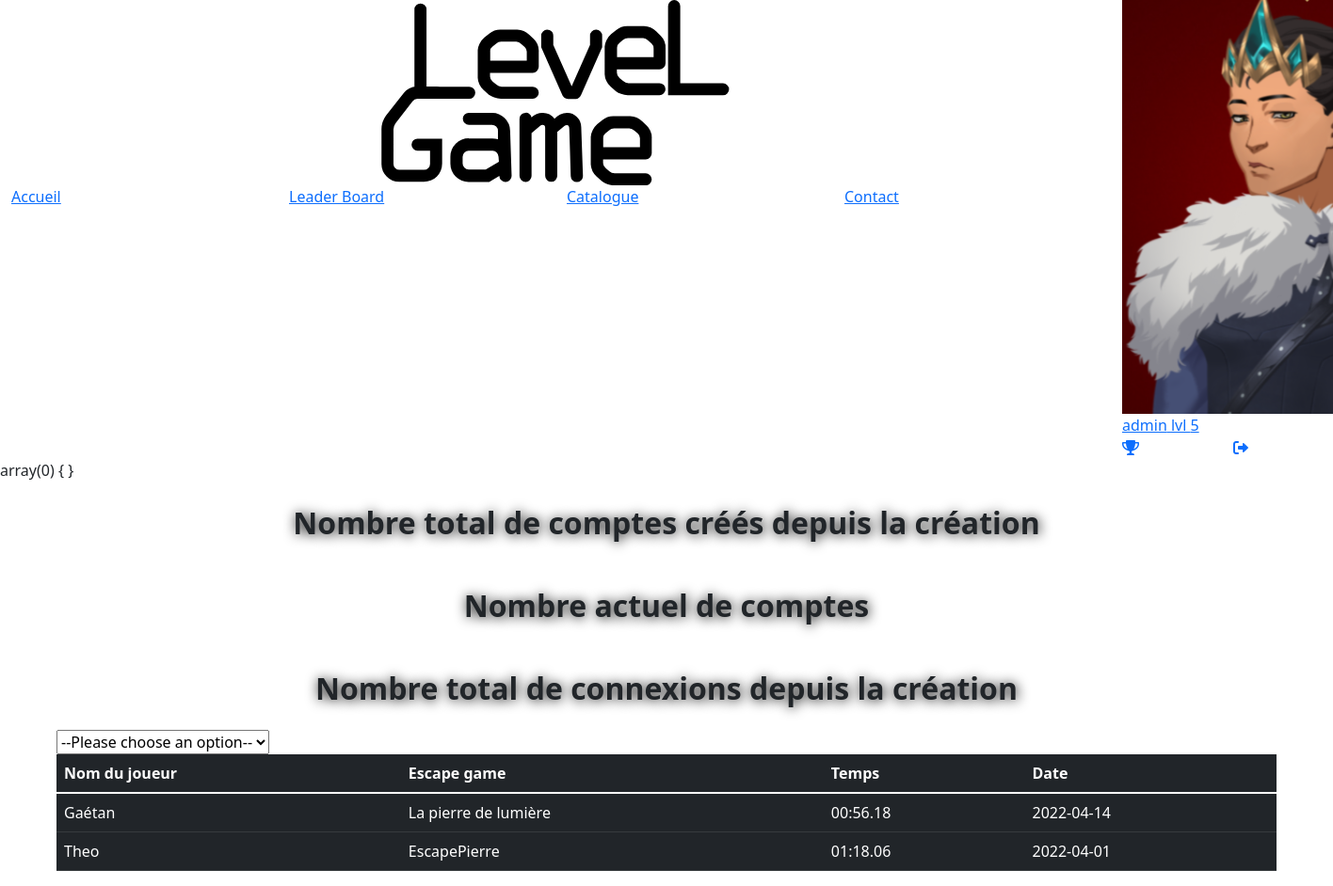
Page /?p=leaderboard (signed in) on the earlier database version.
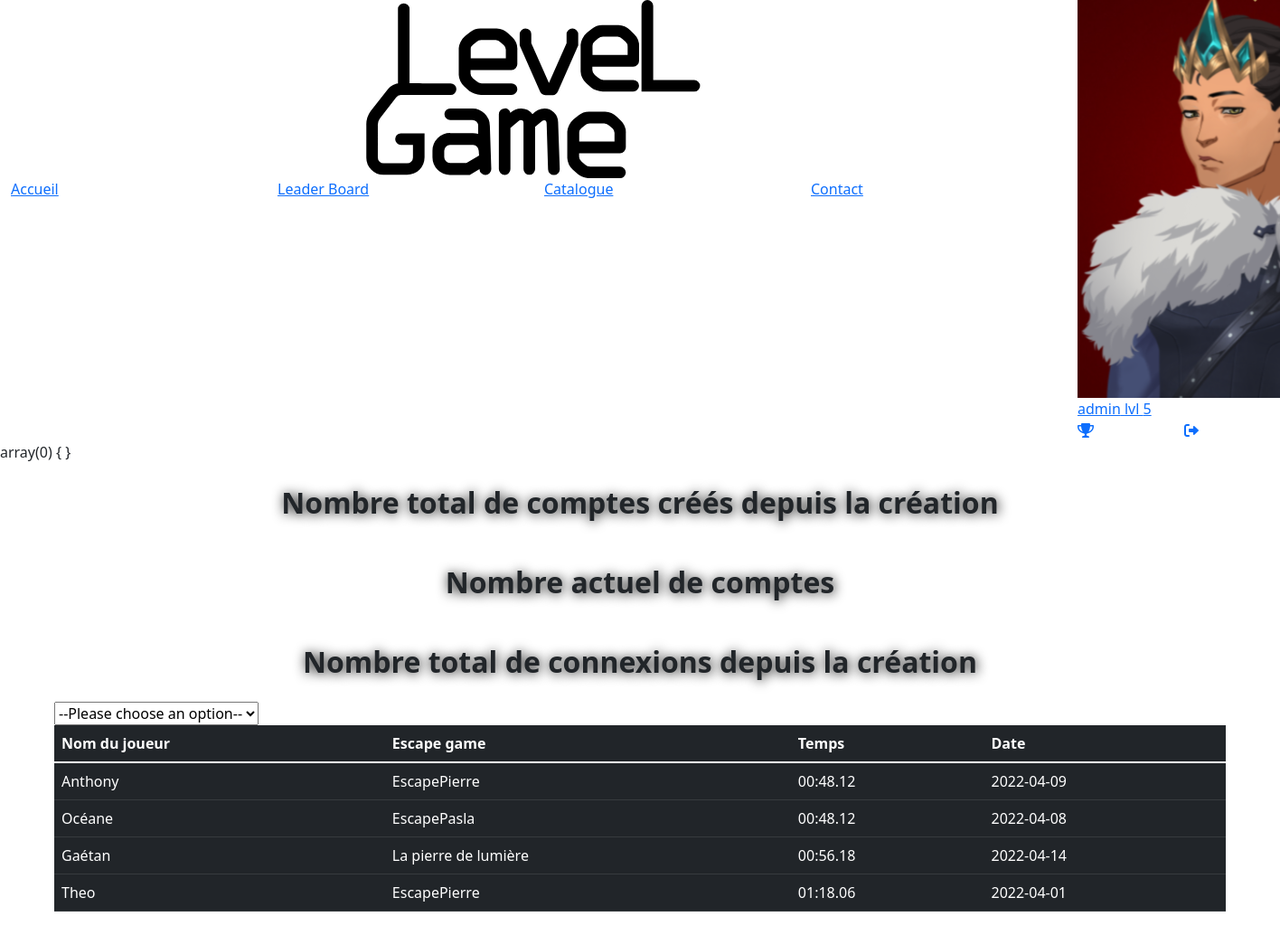
Same page on the later database version.
### tables this page shows
CREATE TABLE IF NOT EXISTS `user` (
  `idUser` int(11) NOT NULL AUTO_INCREMENT,
  `nom` varchar(47) NOT NULL,
  `email` varchar(100) NOT NULL,
  `mdp` varchar(30) NOT NULL,
  `niveau` int(11) NOT NULL,
  `adresse` varchar(60) NOT NULL,
  `cp` int(11) NOT NULL,
  `ville` varchar(60) NOT NULL,
  `admin` tinyint(1) DEFAULT NULL,
  PRIMARY KEY (`idUser`),
  KEY `niveau` (`niveau`) USING BTREE
);

CREATE TABLE IF NOT EXISTS `jouer` (
  `idUser` int(11) DEFAULT NULL,
  `idEscape` int(11) DEFAULT NULL,
  `date` date NOT NULL,
  `temps` varchar(10) NOT NULL,
  `note` int(5) DEFAULT NULL,
  `message` varchar(100) DEFAULT NULL,
  KEY `idUser` (`idUser`),
  KEY `idEscape` (`idEscape`)
);

CREATE TABLE IF NOT EXISTS `escapegame` (
  `idEscape` int(11) NOT NULL AUTO_INCREMENT,
  `nom` varchar(50) NOT NULL,
  `niveau` int(11) NOT NULL,
  `idType` int(11) NOT NULL,
  `adresse` varchar(60) NOT NULL,
  `cp` int(11) NOT NULL,
  `ville` varchar(60) NOT NULL,
  `description` text,
  PRIMARY KEY (`idEscape`),
  KEY `idType` (`idType`),
  KEY `niveau` (`niveau`)
);

### public/index.php (called while the page is built, shortened)
<?php
require_once "../src/core/rooter.php";
require "views/layout.php";
?>

### src/models/entity/User.php (called while the page is built, shortened)
<?php
class User{
    protected $nom;
    protected $niveau;
    public function getNom()
    {
        return $this->nom;
    }
    public function setNom($nom)
    {
        $this->nom = $nom;
        return $this;
    }
    public function getNiveau()
    {
        return $this->niveau;
    }
    public function setNiveau($niveau)
    {
        $this->niveau = $niveau;
        return $this;
    }
}
?>

### src/models/BddConnection.php (called while the page is built, shortened)
<?php
class BddConnection{
	protected $serveur = "localhost";
	protected $bdd 	= "blocb";
	protected $user = "root";
	protected $password = "";
	protected function getconnect(){
		try{
			$db = new PDO("mysql:host=$this->serveur;dbname=$this->bdd;charset=utf8",$this->user,$this->password);
			return $db;
		}
		catch(PDOException $erreur){
		return "Erreur : ". $erreur->getMessage();
		}
	}
	public function specifique($table,$champ,$id){
		$db = $this->getconnect();
		$sql = "SELECT * FROM $table WHERE $champ = :id";
		$rst = $db->prepare($sql);
		$rst->execute([":id" => $id]);
		return  $rst->fetchAll(PDO::FETCH_ASSOC);
	}
	public function createLeaderboard($filtre){
		$db = $this->getconnect();
		if($filtre == ""){
			$sql = "SELECT user.nom as nomuser,escapegame.nom as nomescape,jouer.temps,jouer.date
			FROM `jouer`
			INNER JOIN `escapegame` ON jouer.idEscape =escapegame.idEscape
			INNER JOIN `user` ON jouer.idUser = user.idUser
			ORDER BY jouer.temps;";
		}
		$rst = $db->prepare($sql);
		$rst->execute();
		return  $rst->fetchAll(PDO::FETCH_ASSOC);
	}
}
?>

### src/models/repository/JouerRepo.php (called while the page is built, shortened)
<?php
class JouerRepo extends BddConnection{
    public function StatsAll($filtre = ""){
        return $this->createLeaderboard($filtre);
    }
}
?>

### src/models/entity/Escapegame.php (called while the page is built, shortened)
<?php
class Escapegame{
    protected $nom;
    public function getNom()
    {
        return $this->nom;
    }
    public function setNom($nom)
    {
        $this->nom = $nom;
        return $this;
    }
}
?>

### src/models/entity/Jouer.php (called while the page is built, shortened)
<?php
class Jouer{
   protected $date;
   protected $temps;
   public function getDate()
   {
      return $this->date;
   }
   public function setDate($date)
   {
      $this->date = $date;
      return $this;
   }
   public function getTemps()
   {
      return $this->temps;
   }
   public function setTemps($temps)
   {
      $this->temps = $temps;
      return $this;
   }
}

### src/models/repository/UserRepo.php (called while the page is built, shortened)
<?php
class UserRepo extends BddConnection{
    protected $dataUserSelected;
    protected function getUserByChamp($typeChamp, $valueToSearch){
        return $this->specifique("user", $typeChamp, $valueToSearch);
    }
   public function setUserByChamp($champ , $nomChamp ){
       $tab = $this->getUserByChamp($champ , $nomChamp);
       $this->dataUserSelected = new User();
       $this->dataUserSelected->setIdUser($tab[0]["idUser"])
                ->setNom($tab[0]["nom"])
                ->setMail($tab[0]["email"])
                ->setMdp($tab[0]["mdp"])
                ->setNiveau($tab[0]["niveau"])
                ->setAdresse($tab[0]["adresse"])
                ->setCp($tab[0]["cp"])
                ->setVille($tab[0]["ville"])
                ->setAdmin($tab[0]["admin"]);
        return $this;
   }
    public function getDataUserSelected(){
        return $this->dataUserSelected;
    }
}
?>

### src/controller/leaderboard.php (the view, shortened to what this page needs)
<?php
var_dump($_POST);
$Leaderboard = [];
if(empty($_POST['SelectOption'])){
    $option = "";
}else{
    $option = $_POST['SelectOption'];
}
$appelbdd = new JouerRepo();
$leaderboard = $appelbdd->StatsAll($option);
foreach ($leaderboard as $key => $value){
    $jouer = new Jouer();
    $jouer->setDate($value["date"]);
    $jouer->setTemps($value["temps"]);
    $user = new User();
    $user->setNom($value["nomuser"]);
    $escape = new Escapegame();
    $escape->setNom($value["nomescape"]);
    array_push($Leaderboard, [$jouer, $user, $escape]);
}
$htmlLeaderboard = "";
foreach($Leaderboard as $key => $value){
    $htmlLeaderboard .= "<tr>"."<td>".$value[1]->getNom()."</td>"."<td>".$value[2]->getNom()."</td>"."<td>".$value[0]->getTemps()."</td>"."<td>".$value[0]->getDate()."</td>"."</tr>";
}
require("../public/views/leaderboard.php");
?>

### src/core/rooter.php (shortened to what this page needs)
<?php
$p = "";
if(isset($_GET["p"])){
	$p = $_GET["p"];
}
switch($p){
	case "leaderboard":
		require("../src/controller/leaderboard.php");
	break;
}
$page_content = ob_get_contents();
?>

### public/views/leaderboard.php (shortened to what this page needs)
<section class="container">
<?php $admin = $_SESSION['compte']['admin'] ?? "";
        if($admin == 1) : ?>
            <section>
                <div class="row text-center ">
                    <div class="col-md-12" style="font-weight:800; font-size:2em; text-shadow:1px 1px 13px black; margin-bottom:20px;margin-top:20px;">Nombre total de comptes créés depuis la création</div>
                    <div class="col-md-12" style="font-weight:800; font-size:2em; text-shadow:1px 1px 13px black!important; margin-bottom:20px; margin-top:20px;">Nombre actuel de comptes</div>
                    <div class="col-md-12" style="font-weight:800; font-size:2em; text-shadow:1px 1px 13px black;  margin-bottom:20px;margin-top:20px;">Nombre total de connexions depuis la création</div>
                </div>
            </section>
<?php endif ?>
            <form method="POST" id="form">
                <select name="SelectOption" id="SelectOption" value='<?= $_POST["SelectOption"] ?>'>
                    <option name ="" value="">--Please choose an option--</option>
                </select>
            </form>
    <table class="table table-dark table-hover">
        <thead>
            <tr>
            <th scope="col">Nom du joueur</th>
            <th scope="col">Escape game</th>
            <th scope="col">Temps</th>
            <th scope="col">Date</th>
            </tr>
        </thead>
        <tbody>
            <?= $htmlLeaderboard ?>
        </tbody>
    </table>
</section>

### public/views/layout.php (shortened to what this page needs)
<!DOCTYPE html>
<html lang="en">
<head>
    <link rel="stylesheet/less" href="views/style/reset.less">
    <link href="https://cdn.jsdelivr.net/npm/bootstrap@5.1.3/dist/css/bootstrap.min.css" rel="stylesheet">
    <link rel="stylesheet" href="https://cdnjs.cloudflare.com/ajax/libs/font-awesome/6.0.0-beta3/css/all.min.css"/>
    <link rel="stylesheet/less" href="views/style/style.less">
</head>
<body>
<header class="container-fluid">
    <div class="header">
        <div class="row AZERTY">
            <div class="col-10 menu">
                <div class="row">
                    <div class="offset-4 col-4 logo">
                        <a href="#">
                        </a>
                    </div>
                </div>
                    <div class="row liens">
                        <a href="?p=accueil"class="col-3" >Accueil</a>
                        <a href="?p=leaderboard"class="col-3" >Leader Board</a>
                        <a href="?p=catalogue"class="col-3" >Catalogue</a>
                    <a href="?p=contact"class="col-3" >Contact</a>
                    </div>
                </div>
                <?php
                $compte = $_SESSION['compte'] ?? "";
                if($compte) :
                    $userRepo = new UserRepo();
                    $userRepo->setUserByChamp("email",$session->GetCompte()["email"] );
                    $try = $userRepo->getDataUserSelected(); ?>
                        <div class="col-2 connecter">
                            <a href="?p=infos" class="avatar">
                                <img src="views/style/img/avatar<?= $try->getNiveau();?>.png" alt="">
                                <span class="user"><?php
                                echo($try->getNom()); ?></span>
                                <span class="niveau">lvl&nbsp<?= $try->getNiveau(); ?></span>
                            </a>
                            <div class="userconnecter">
                                <div class="row">
                                    <a href="?p=stats" class="col-6"><i class="fas fa-trophy"></i></a>
                                    <a href="?p=login" class="col-6"><i class="fa-solid fa-right-from-bracket"></i></a>
                                </div>
                            </div>
                        </div>
                <?php endif ?>
            </div>
         </div>
</header>
    <?= $page_content;?>
</body>
</html>

Differences in the rows shown:
added jouer: idUser.nom "Anthony", idEscape.nom "EscapePierre", temps "00:48.12", date "2022-04-09"
added jouer: idUser.nom "Océane", idEscape.nom "EscapePasla", temps "00:48.12", date "2022-04-08"
